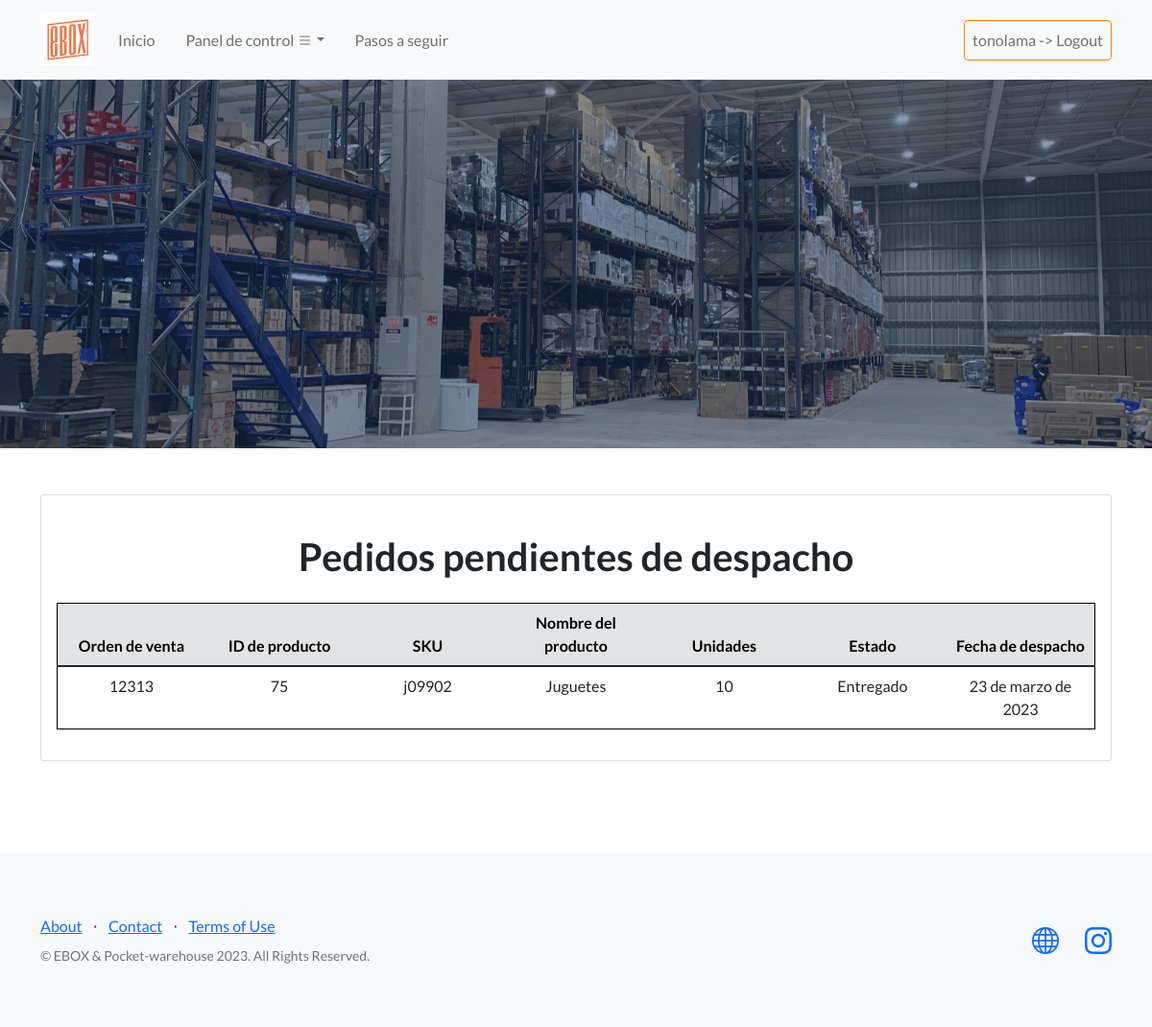
/eboxApp/despachos_pendientes/ (signed in), run on an earlier commit of the app's database.
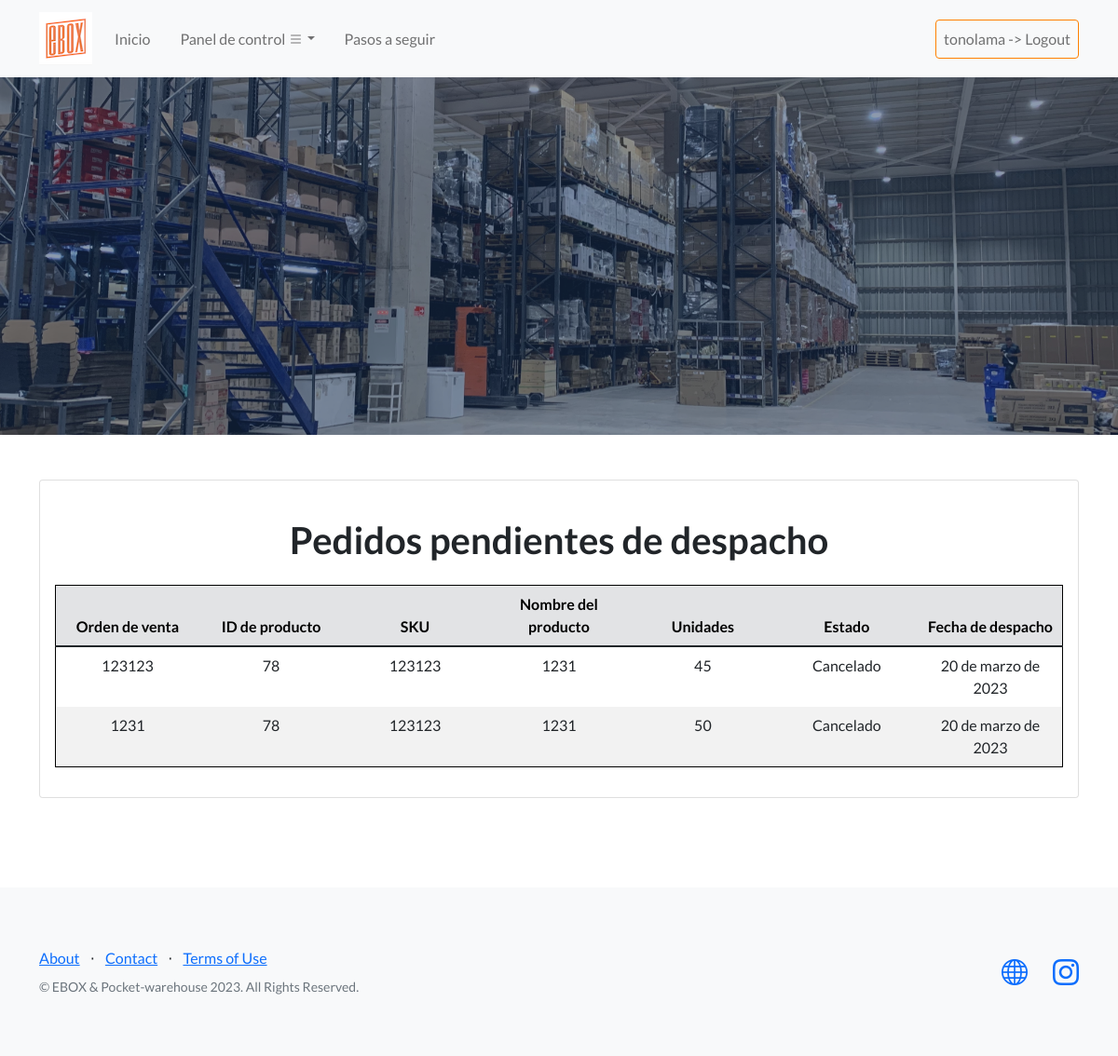
And on a later commit of the database.
### eboxApp/models.py (models this page shows, shortened)
class Salida(models.Model):
    sku_out = models.ForeignKey(Maestra, on_delete=models.CASCADE, null=True)
    unidades_out = models.IntegerField()
    orden_venta = models.CharField(max_length=100)
    fecha_despacho = models.DateField(null=True)
    estado = models.ForeignKey(Estados, on_delete=models.CASCADE, null=True)
    estado_anterior = models.ForeignKey(Estados, on_delete=models.CASCADE, related_name='estado_anterior_salida', null=True, blank=True)

class Maestra(models.Model):
    nombre_producto = models.CharField(max_length=300)
    numero_sku = models.CharField(max_length=300)
    categoria = models.CharField(max_length=300)

class Estados(models.Model):
    estado = models.CharField(max_length=300)

### eboxApp/views.py (the view)
# urls.py: path('despachos_pendientes/', views.despachos_pendientes, name='despachos_pendientes'),
@login_required
def despachos_pendientes(request):
    fecha_actual = date.today()
    pedidos_pendientes = Salida.objects.filter(fecha_despacho__gte=fecha_actual)
    return render(request, "eboxApp/despachos_pendientes.html", {"pedidos_pendientes": pedidos_pendientes})

### eboxApp/templates/eboxApp/despachos_pendientes.html (shortened to what this page needs)
{% extends "eboxApp/base.html" %}
    {% load static %}
{% block contenido_que_cambia %}
<div class="container my-5" id = "despachospendientes">
  <div class="card mt-4">
    <div class="card-body">
      <h1 class="text-center my-4">Pedidos pendientes de despacho</h1>
      <div class="row">
            {% if pedidos_pendientes %}
            <div class="col">
              <table class="table">
                <thead class="thead-light">
                  <tr class = "table-secondary">
                    <th>Orden de venta</th>
                    <th>ID de producto</th>
                    <th>SKU</th>
                    <th>Nombre del producto</th>
                    <th>Unidades</th>
                    <th>Estado</th>
                    <th>Fecha de despacho</th>
                  </tr>
                </thead>
                <tbody>
                  {% for pedido in pedidos_pendientes %}
                    <tr>
                      <td>{{ pedido.orden_venta }}</td>
                      <td>{{ pedido.sku_out.id }}</td>
                      <td>{{ pedido.sku_out.numero_sku }}</td>
                      <td>{{ pedido.sku_out.nombre_producto }}</td>
                      <td>{{ pedido.unidades_out }}</td>
                      <td>{{ pedido.estado.estado }}</td>
                      <td>{{ pedido.fecha_despacho }}</td>
                    </tr>
                  {% endfor %}
                </tbody>
              </table>
            {% else %}
              <p>No hay pedidos pendientes de despacho.</p>
            {% endif %}
      </div>
    </div>
  </div>
</div>
</div>
{% endblock %}

What changed in the data, as far as the page shows it:
removed Salida: orden_venta "12313", sku_out.id "75", sku_out.numero_sku "j09902", sku_out.nombre_producto "Juguetes", unidades_out "10", estado.estado "Entregado", fecha_despacho "23 de marzo de 2023"
added Salida: orden_venta "123123", sku_out.id "78", sku_out.numero_sku "123123", sku_out.nombre_producto "1231", unidades_out "45", estado.estado "Cancelado", fecha_despacho "20 de marzo de 2023"
added Salida: orden_venta "1231", sku_out.id "78", sku_out.numero_sku "123123", sku_out.nombre_producto "1231", unidades_out "50", estado.estado "Cancelado", fecha_despacho "20 de marzo de 2023"
